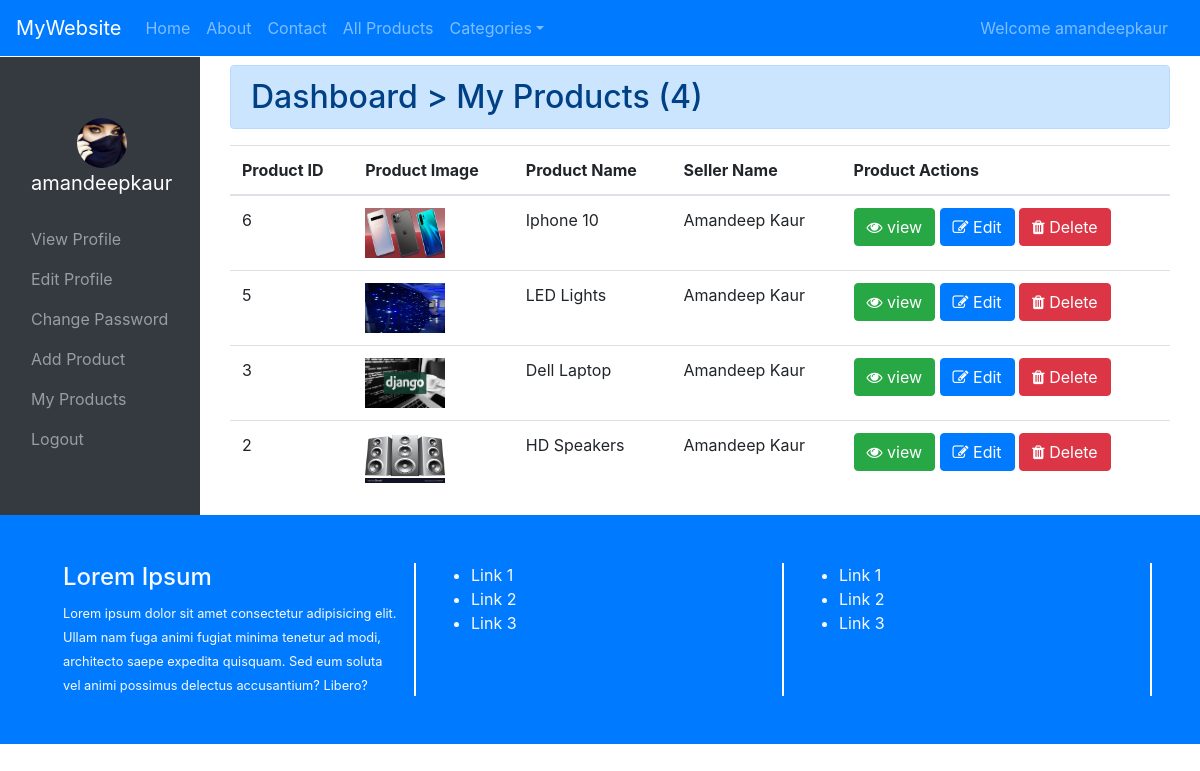
The app's page /my_products/ (signed in), older data.
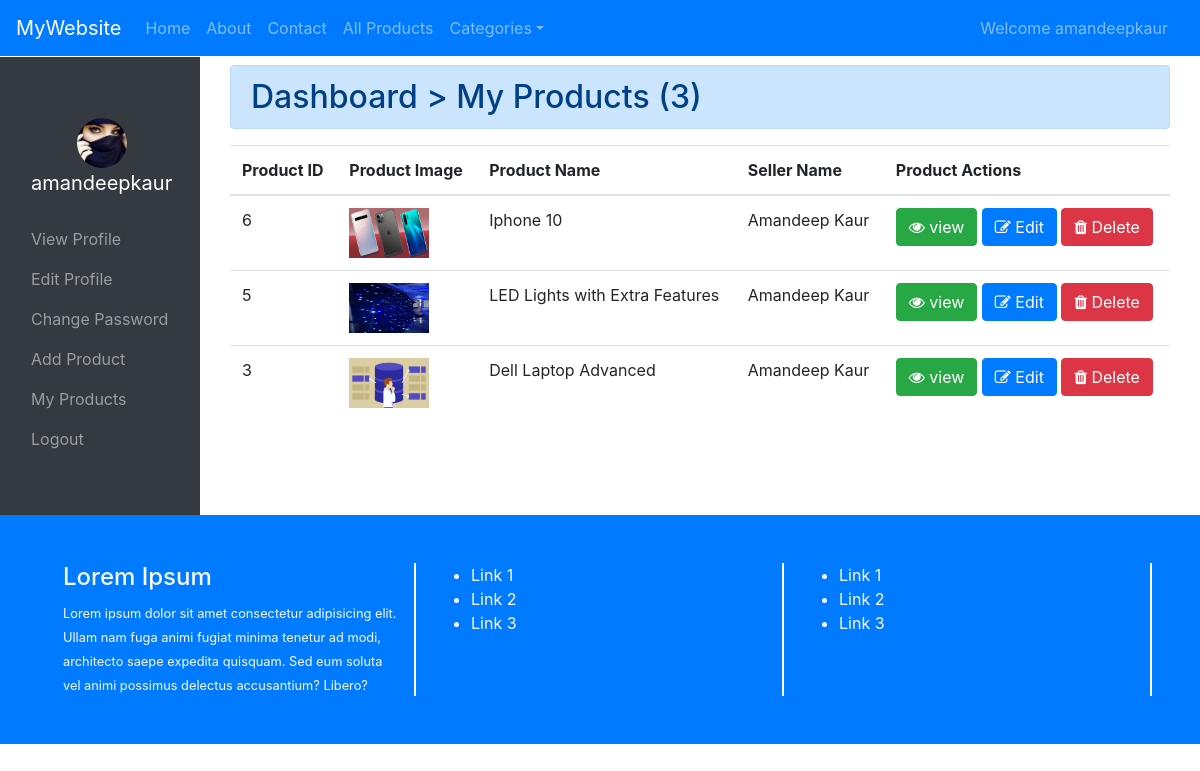
The same page, newer data.
### secondapp/models.py (models this page shows, shortened)
class register_table(models.Model):
    user = models.OneToOneField(User,on_delete=models.CASCADE)
    contact_number = models.IntegerField()
    profile_pic =models.ImageField(upload_to = "profiles/%Y/%m/%d",null=True,blank=True)
    age = models.CharField(max_length=250,null=True,blank=True)
    city = models.CharField(max_length=250,null=True,blank=True)
    about = models.TextField(blank=True,null=True)
    gender = models.CharField(max_length=250,default="Male")
    occupation = models.CharField(max_length=250,null=True,blank=True)
    added_on =models.DateTimeField(auto_now_add=True,null=True)
    update_on = models.DateTimeField(auto_now=True,null=True)

class add_product(models.Model):
    seller = models.ForeignKey(User,on_delete=models.CASCADE)
    product_name = models.CharField(max_length=250)
    product_category = models.ForeignKey(Category,on_delete = models.CASCADE )
    product_price = models.FloatField()
    sale_price = models.CharField(max_length=200)
    product_image = models.ImageField(upload_to="products/%Y/%m/%d")
    details = models.TextField()

### secondapp/views.py (the view)
# urls.py: path("my_products/",views.my_products,name="my_products"),
def my_products(request):
    context = {}
    ch = register_table.objects.filter(user__id=request.user.id)
    if len(ch)>0:
        data = register_table.objects.get(user__id=request.user.id)
        context["data"] = data
    all = add_product.objects.filter(seller__id=request.user.id).order_by("-id")
    context["products"] = all
    return render(request,"myproducts.html",context)

### template/myproducts.html (shortened to what this page needs)
{% extends "dashboard_base.html" %}
{% block dashboard %}
<div class="container-fluid">
    <div class="row">
        <div class="col-md-12 mt-2">
            <h2 class="alert alert-primary">Dashboard &gt; My Products ({{products|length}})</h2>
            <table class="table">
                <thead>
                    <tr>
                        <th>Product ID</th>
                        <th>Product Image</th>
                        <th>Product Name</th>
                        <th>Seller Name</th>
                        <th>Product Actions</th>
                    </tr>
                </thead>
                <tbody>
                    {% for p in products %}
                        <tr>
                            <td>{{p.id}}</td>
                            <td><img src="/media/{{p.product_image}}" style="height:50px;width:80px;"></td>
                            <td>{{p.product_name}}</td>
                            <td>{{p.seller.first_name}} {{p.seller.last_name}}</td>
                            <td>
                                <button class="btn btn-success" data-toggle="modal" data-target="#m{{p.id}}"><i class="fa fa-eye"></i> view</button>
                                <a href="{% url 'update_product' %}?pid={{p.id}}" class="btn btn-primary"><i class="fa fa-edit"></i> Edit</a>
                                <a href="{% url 'delete_product' %}?pid={{p.id}}" class="btn btn-danger"><i class="fa fa-trash"></i> Delete</a>
                            </td>
                        </tr>
                    {% endfor %}
                </tbody>
            </table>
        </div>
    </div>
</div>
{% endblock %}

### template/dashboard_base.html
{% extends "base.html" %}
{% load static %}
{% block myblock %}
{% if user.is_superuser %}
    <div class="container">
        <div class="row">
            <div class="col-md-12 mt-4">
                <div class="jumbotron">
                    <h1>Sorry Mr./Miss {{user.username}} You are not allowed Here</h1>
                </div>
            </div>
        </div>
    </div>
{% else %}
<div class="container-fluid">
    <div class="row">
        <div class="col-md-2 bg-dark py-5">
            <nav class="navbar navbar-dark">
                <a href="" class="navbar-brand">
                <div class="text-center">
                    {% if data.profile_pic %}
                    <img src="/media/{{data.profile_pic}}" style="height:50px;width:50px;border-radius:50%">
                    {% else %}
                    <img src="{% static 'images/user.png' %}" style="height:50px;width:50px;border-radius:50%">
                    {% endif %}
                </div>
                    <p>{{user.username}}</p>
                </a>
                <ul class="navbar-nav">
                    <li class="nav-item">
                        <a href="{% url 'cust_dashboard'%}" class="nav-link">View Profile</a>
                    </li>
                    <li class="nav-item">
                        <a href="{% url 'edit_profile'%}" class="nav-link">Edit Profile</a>
                    </li>
                    <li class="nav-item">
                        <a href="{% url 'change_password' %}" class="nav-link">Change Password</a>
                    </li>
                    {% if user.is_staff %}
                    <li class="nav-item">
                        <a href="{% url 'add_product_view' %}" class="nav-link">Add Product</a>
                    </li>
                    <li class="nav-item">
                        <a href="{% url 'my_products' %}" class="nav-link">My Products</a>
                    </li>
                    {% endif %}
                    <li class="nav-item">
                        <a href="{% url 'user_logout' %}" class="nav-link">Logout</a>
                    </li>
                </ul>
            </nav>
        </div>
        <div class="col-md-10">
            {% block dashboard %}
            {% endblock %}
        </div>
    </div>
</div>
{% endif %}
{% endblock %}

### template/base.html (shortened to what this page needs)
<!DOCTYPE html>
{% load static %}
<html lang="en">
<head>
    <link rel="stylesheet" href="{% static 'bootstrap/css/bootstrap.min.css'%}">
    <link href="https://stackpath.bootstrapcdn.com/font-awesome/4.7.0/css/font-awesome.min.css" rel="stylesheet" >
</head>
<body>
   <div class="container-fluid">
        <div class="row">
            <div class="col-md-12 px-0">
                <nav class="navbar navbar-expand bg-primary navbar-dark">
                    <a href="" class="navbar-brand">MyWebsite</a>
                    <ul class="navbar-nav">
                        <li class="nav-item">
                            <a href="{% url 'index' %}" class="nav-link">Home</a>
                        </li>
                        <li class="nav-item">
                            <a href="{% url 'about'%}" class="nav-link">About</a>
                        </li>
                        <li class="nav-item">
                            <a href="{% url 'contact'%}" class="nav-link">Contact</a>
                        </li>
                        <li class="nav-item">
                            <a href="{% url 'all_products'%}" class="nav-link">All Products</a>
                        </li>
                        <li class="nav-item dropdown">
                            <a href="" class="nav-link dropdown-toggle" data-toggle="dropdown">Categories</a>
                        </li>
                    </ul>
                    <ul class="navbar-nav ml-auto">
                        {% if user.is_authenticated %}
                        <li class="nav-item mr-2">
                            <a href="{% url 'cust_dashboard' %}" class="nav-link">Welcome {{user.username}}</a>
                        </li>
                        {% endif %}
                    </ul>
                </nav>
            </div>
            <div class="col-md-12">
            </div>
        </div>
        </div>
        {% block myblock %}
        {% endblock %}
        <div class="container-fluid">
        <div class="row bg-primary text-light p-5">
            <div class="col-md-4" style="border-right:2px solid white;">
                <h4>Lorem Ipsum</h4>
                <small>Lorem ipsum dolor sit amet consectetur adipisicing elit. Ullam nam fuga animi fugiat minima tenetur ad modi, architecto saepe expedita quisquam. Sed eum soluta vel animi possimus delectus accusantium? Libero?</small>
            </div>
            <div class="col-md-4" style="border-right:2px solid white;">
                <ul>
                    <li>Link 1</li>
                    <li>Link 2</li>
                    <li>Link 3</li>
                </ul>
            </div>
            <div class="col-md-4" style="border-right:2px solid white;">
                <ul>
                    <li>Link 1</li>
                    <li>Link 2</li>
                    <li>Link 3</li>
                </ul>
            </div>
        </div>
   </div>
</body>
</html>

### template/base.html (style rules this page uses)
img { width:100%; }

Row changes from the older to the newer data that the page shows:
removed add_product: id "2", product_image (picture), product_name "HD Speakers", seller.first_name "Amandeep", seller.last_name "Kaur"
changed add_product id 5: product_name "LED Lights" → "LED Lights with Extra Features"
changed add_product id 3: product_image: a different picture; product_name "Dell Laptop" → "Dell Laptop Advanced"
Text that changed along with them:
{{ products|length }}: "4" → "3"
